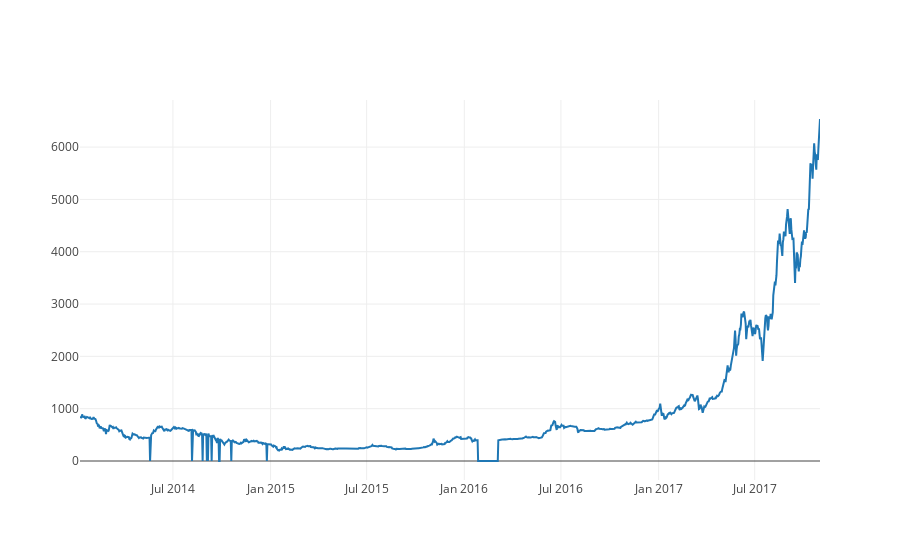

Here is the notebook cell this chart was saved with:
### Code cell
btc_trace = go.Scatter(x=df.index, y=df['Weighted Price'])
py.iplot([btc_trace])

### Figure 1 — Plotly figure (JSON) as saved in the notebook; plotly's stock layout.template omitted (floating-point values rounded to 4 significant figures; data arrays with more than 128 entries replaced by an {"elided": "..."} marker saying what was removed)
{"data": [{"type": "scatter", "x": {"elided": "1395 str values"}, "y": {"elided": "1395 float values"}}], "layout": {}}
